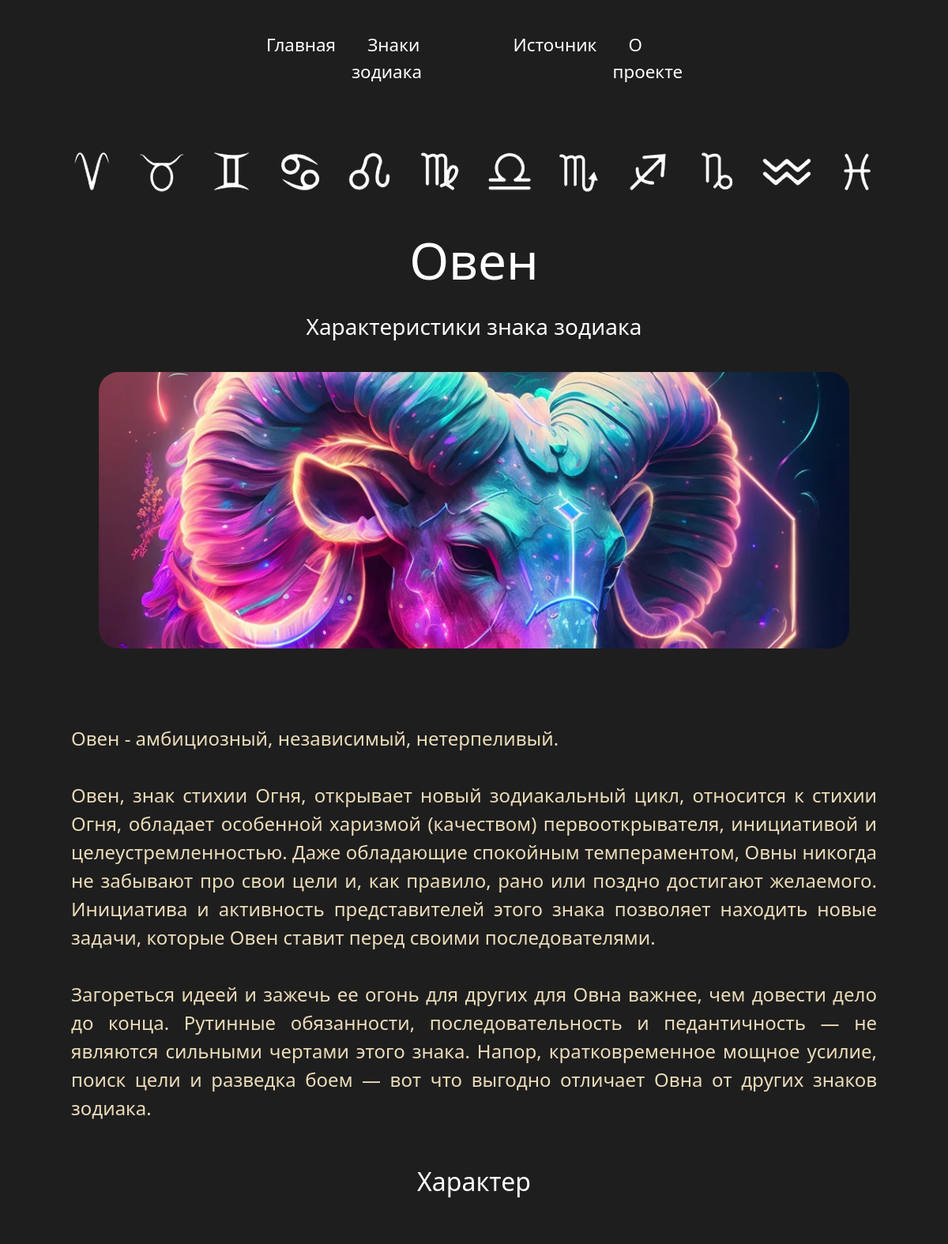
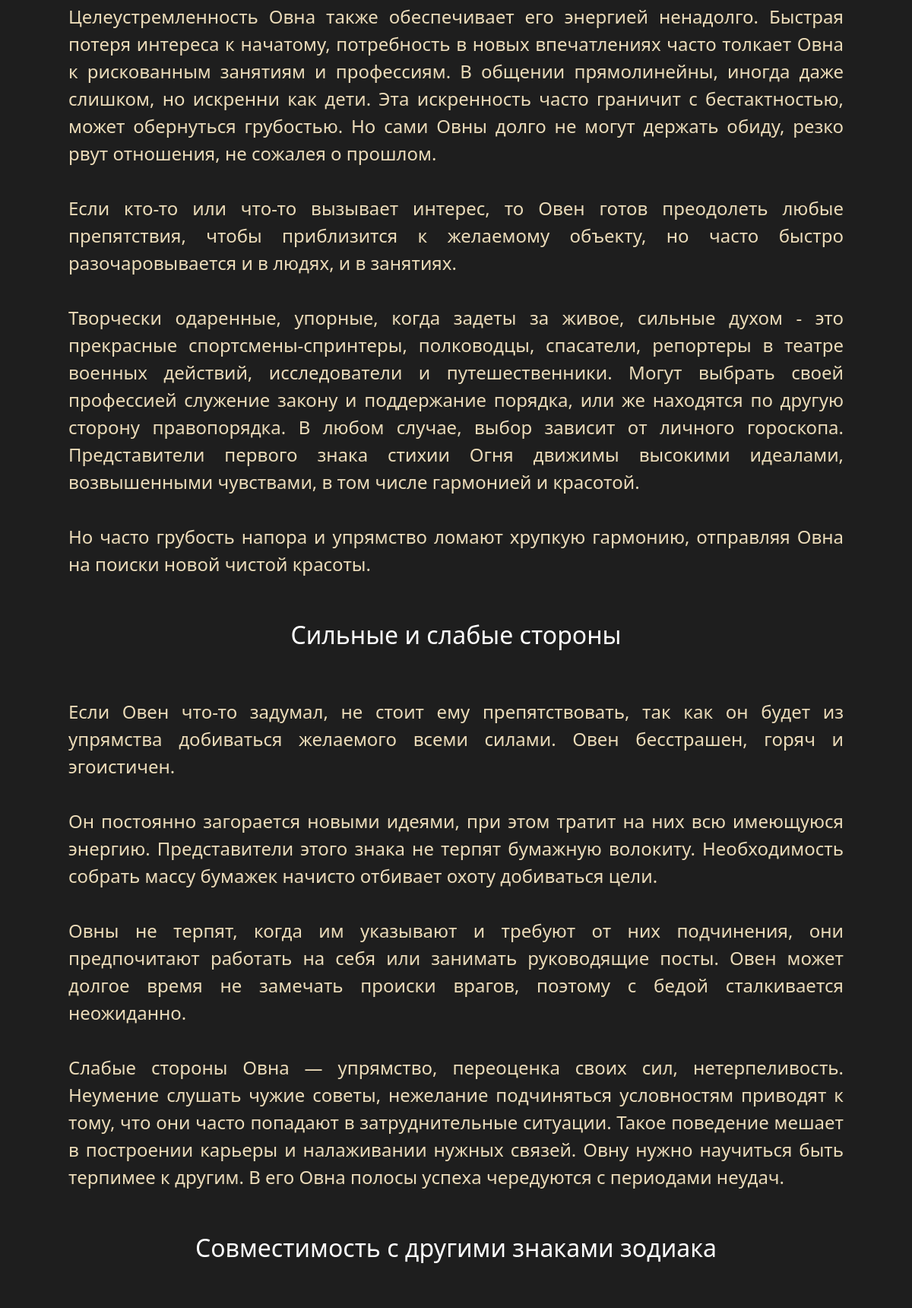
The page /horoscope/oven (upper part) on the database its author committed (2 pictures, top to bottom).
### zodiac_app/models.py (models this page shows)
class ZodiacModel(models.Model):
    name = models.CharField(max_length=10)
    image = models.CharField(max_length=20)
    text = models.TextField()
    slug = models.SlugField(default='', null=False, db_index=True)
    harakter = models.TextField(default='', blank=True)
    sides = models.TextField(default='', blank=True)
    sovmestimost = models.TextField(default='', blank=True)

### zodiac_app/views.py (the view)
# urls.py: path('horoscope/<slug:name_zodiac>', views.info, name='zodiac'),
def info(request, name_zodiac):
    zodiacs = ZodiacModel.objects.all()
    zodiac = get_object_or_404(ZodiacModel, slug=name_zodiac)
    return render(request, 'zodiac_app/info.html', context={'zodiac': zodiac, 'zodiacs': zodiacs})

### zodiac_app/templates/zodiac_app/info.html (shortened to what this page needs)
{% extends 'zodiac_app/base.html' %}
{% load static %}
{% block link %}
<link rel="stylesheet" href="{% static 'zodiac_app/css/header.css' %}"> {% endblock %}
{% block nav %}
<nav>
    <div class="header">
        <ul class="nav">
            <img src="{% static 'zodiac_app/img/small-logos.png' %}" alt="" class="small-logos">
            {% for zd in zodiacs %}
                <li><a href="{{ zd.slug }}"></a></li>
            {% endfor %}
        </ul>
    </div>
</nav>
{% endblock %}
{% block content %}
    <h1 class="zodiac_tag">{{ zodiac.name }}</h1>
    <h3>Характеристики знака зодиака</h3>
    <div class="image">
        <img src="../static/zodiac_app/img/{{zodiac.image}}" alt="" class="zodiac_image">
    </div>
    <p class="zodiac_text start_text">
        {{ zodiac.text }}
    </p>
    {% if zodiac.harakter %}
        <h2>Характер</h2>
        <p class="zodiac_text harakter">
            {{ zodiac.harakter }}
        </p>
    {% endif %}
    {% if zodiac.sides %}
        <h2>Сильные и слабые стороны</h2>
        <p class="zodiac_text sides">
            {{ zodiac.sides }}
        </p>
    {% endif %}
    {% if zodiac.sovmestimost %}
        <h2>Совместимость с другими знаками зодиака</h2>
        <p class="zodiac_text sovmestimost">
        </p>
    {% endif %}
{% endblock %}

### zodiac_app/static/zodiac_app/css/main.css (style rules this page uses)
* { margin: 0; padding: 0; box-sizing: border-box; color: white; }
body { background-color: rgb(30, 30, 30); }
.zodiac_tag { color: white; padding: 20px; font-size: 4rem; }
.zodiac_text { margin-top: -20px; color: white; text-align: justify; font-size: 1.5rem; white-space: pre-line; padding: 40px; color: rgb(236, 220, 185); }
.image { width: 950px; height: 350px; border-radius: 25px; overflow: hidden; position: relative; margin: 40px auto; transition: all 1s ease; }
.zodiac_image { position: absolute; width: 950px; top: -10%; right: 0; }

### zodiac_app/static/zodiac_app/css/header.css (style rules this page uses)
.header { height: 150px; position: relative; text-align: center; margin-bottom: 20px; margin-top: -45px; }
.nav { list-style: none; position: absolute; bottom: 0; left: 2%; }
.nav>li>a { color: rgb(177, 177, 177); text-decoration: none; background-color: rgba(0, 0, 0, 0); transition: all ease 0.2s; display: block; width: 88px; height: 70px; }
.small-logos { position: absolute; z-index: -1; }

### rows shown on the page
ZodiacModel: name "Овен", image (picture), text "Овен - амбициозный, независимый, нетерпеливый. Овен, знак стихии Огня, открывает новый зодиакальный цикл, относится к стихии Огня, обладает особенной харизмой (качеством) первооткрывателя, инициативой и целеустремленностью. Даже обладающие спокойным темпераментом, Овны никогда не забывают про свои цели и, как правило, рано или поздно достигают желаемого. Инициатива и активность представителей этого знака позволяет находить новые задачи, которые Овен ставит перед своими последователями. Загореться идеей и зажечь ее огонь для других для Овна важнее, чем довести дело до конца. Рутинные обязанности, последовательность и педантичность — не являются сильными чертами этого знака. Напор,…", harakter "Целеустремленность Овна также обеспечивает его энергией ненадолго. Быстрая потеря интереса к начатому, потребность в новых впечатлениях часто толкает Овна к рискованным занятиям и профессиям. В общении прямолинейны, иногда даже слишком, но искренни как дети. Эта искренность часто граничит с бестактностью, может обернуться грубостью. Но сами Овны долго не могут держать обиду, резко рвут отношения, не сожалея о прошлом. Если кто-то или что-то вызывает интерес, то Овен готов преодолеть любые препятствия, чтобы приблизится к желаемому объекту, но часто быстро разочаровывается и в людях, и в занятиях. Творчески одаренные, упорные, когда задеты за живое, сильные духом - это прекрасные…", sides "Если Овен что-то задумал, не стоит ему препятствовать, так как он будет из упрямства добиваться желаемого всеми силами. Овен бесстрашен, горяч и эгоистичен. Он постоянно загорается новыми идеями, при этом тратит на них всю имеющуюся энергию. Представители этого знака не терпят бумажную волокиту. Необходимость собрать массу бумажек начисто отбивает охоту добиваться цели. Овны не терпят, когда им указывают и требуют от них подчинения, они предпочитают работать на себя или занимать руководящие посты. Овен может долгое время не замечать происки врагов, поэтому с бедой сталкивается неожиданно. Слабые стороны Овна — упрямство, переоценка своих сил, нетерпеливость. Неумение слушать чужие советы,…"
